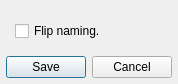
<?xml version="1.0" encoding="UTF-8"?>
<ui version="4.0">
 <class>NamingDialog</class>
 <widget class="QDialog" name="NamingDialog">
  <property name="geometry">
   <rect>
    <x>0</x>
    <y>0</y>
    <width>168</width>
    <height>82</height>
   </rect>
  </property>
  <property name="windowTitle">
   <string>Naming Options - DuskScreen</string>
  </property>
  <layout class="QVBoxLayout" name="verticalLayout">
   <property name="leftMargin">
    <number>6</number>
   </property>
   <property name="topMargin">
    <number>6</number>
   </property>
   <property name="rightMargin">
    <number>6</number>
   </property>
   <property name="bottomMargin">
    <number>6</number>
   </property>
   <item>
    <widget class="QWidget" name="container" native="true">
     <layout class="QVBoxLayout" name="verticalLayout_11">
      <property name="leftMargin">
       <number>9</number>
      </property>
      <property name="topMargin">
       <number>9</number>
      </property>
      <property name="rightMargin">
       <number>9</number>
      </property>
      <property name="bottomMargin">
       <number>9</number>
      </property>
      <item>
       <widget class="QStackedWidget" name="stack">
        <property name="currentIndex">
         <number>1</number>
        </property>
        <widget class="QWidget" name="numericStackPage">
         <property name="sizePolicy">
          <sizepolicy hsizetype="Ignored" vsizetype="Ignored">
           <horstretch>0</horstretch>
           <verstretch>0</verstretch>
          </sizepolicy>
         </property>
         <layout class="QGridLayout" name="namePageLayout">
          <property name="leftMargin">
           <number>0</number>
          </property>
          <property name="topMargin">
           <number>0</number>
          </property>
          <property name="rightMargin">
           <number>0</number>
          </property>
          <property name="bottomMargin">
           <number>0</number>
          </property>
          <item row="0" column="0">
           <widget class="QLabel" name="leadingZerosLabel">
            <property name="text">
             <string>Leading zeros:</string>
            </property>
           </widget>
          </item>
          <item row="0" column="1">
           <widget class="QSpinBox" name="leadingZerosSpinBox">
            <property name="buttonSymbols">
             <enum>QAbstractSpinBox::PlusMinus</enum>
            </property>
            <property name="suffix">
             <string notr="true"/>
            </property>
            <property name="minimum">
             <number>0</number>
            </property>
            <property name="maximum">
             <number>25</number>
            </property>
            <property name="value">
             <number>0</number>
            </property>
           </widget>
          </item>
          <item row="0" column="2">
           <spacer name="horizontalSpacer_2">
            <property name="orientation">
             <enum>Qt::Horizontal</enum>
            </property>
            <property name="sizeHint" stdset="0">
             <size>
              <width>40</width>
              <height>20</height>
             </size>
            </property>
           </spacer>
          </item>
         </layout>
        </widget>
        <widget class="QWidget" name="dateStackPage">
         <property name="sizePolicy">
          <sizepolicy hsizetype="Ignored" vsizetype="Ignored">
           <horstretch>0</horstretch>
           <verstretch>0</verstretch>
          </sizepolicy>
         </property>
         <layout class="QGridLayout" name="gridLayout_3">
          <property name="leftMargin">
           <number>0</number>
          </property>
          <property name="topMargin">
           <number>0</number>
          </property>
          <property name="rightMargin">
           <number>0</number>
          </property>
          <property name="bottomMargin">
           <number>0</number>
          </property>
          <property name="horizontalSpacing">
           <number>0</number>
          </property>
          <item row="1" column="2">
           <widget class="QLabel" name="dateHelpLabel">
            <property name="font">
             <font>
              <pointsize>10</pointsize>
             </font>
            </property>
            <property name="styleSheet">
             <string notr="true">margin-left: 4px</string>
            </property>
            <property name="text">
             <string notr="true"> &lt;a href=&quot;https://duskscreen.myggiz.net/help#date&quot;&gt;[?]&lt;/a&gt;</string>
            </property>
            <property name="alignment">
             <set>Qt::AlignCenter</set>
            </property>
           </widget>
          </item>
          <item row="0" column="3">
           <spacer name="horizontalSpacer">
            <property name="orientation">
             <enum>Qt::Horizontal</enum>
            </property>
            <property name="sizeHint" stdset="0">
             <size>
              <width>1</width>
              <height>1</height>
             </size>
            </property>
           </spacer>
          </item>
          <item row="0" column="0">
           <widget class="QLabel" name="dateFormatLabel">
            <property name="text">
             <string>Date Format:</string>
            </property>
           </widget>
          </item>
          <item row="1" column="0">
           <widget class="QComboBox" name="dateFormatComboBox">
            <property name="editable">
             <bool>true</bool>
            </property>
            <item>
             <property name="text">
              <string notr="true">yyyy-MM-dd</string>
             </property>
            </item>
            <item>
             <property name="text">
              <string notr="true">yyyy-MM-dd HH.mm.ss</string>
             </property>
            </item>
            <item>
             <property name="text">
              <string>ddd MMMM d yy</string>
             </property>
            </item>
            <item>
             <property name="text">
              <string>dddd d of MMMM</string>
             </property>
            </item>
           </widget>
          </item>
          <item row="2" column="0">
           <widget class="QLabel" name="datePreviewLabel">
            <property name="text">
             <string notr="true"/>
            </property>
           </widget>
          </item>
         </layout>
        </widget>
        <widget class="QWidget" name="timestampStackPage">
         <property name="sizePolicy">
          <sizepolicy hsizetype="Ignored" vsizetype="Ignored">
           <horstretch>0</horstretch>
           <verstretch>0</verstretch>
          </sizepolicy>
         </property>
        </widget>
       </widget>
      </item>
      <item>
       <widget class="QCheckBox" name="flipNamingCheckBox">
        <property name="text">
         <string>Flip naming.</string>
        </property>
       </widget>
      </item>
     </layout>
    </widget>
   </item>
   <item>
    <widget class="QDialogButtonBox" name="buttonBox">
     <property name="orientation">
      <enum>Qt::Horizontal</enum>
     </property>
     <property name="standardButtons">
      <set>QDialogButtonBox::Cancel|QDialogButtonBox::Save</set>
     </property>
    </widget>
   </item>
  </layout>
 </widget>
 <resources/>
 <connections>
  <connection>
   <sender>buttonBox</sender>
   <signal>accepted()</signal>
   <receiver>NamingDialog</receiver>
   <slot>accept()</slot>
   <hints>
    <hint type="sourcelabel">
     <x>248</x>
     <y>254</y>
    </hint>
    <hint type="destinationlabel">
     <x>157</x>
     <y>274</y>
    </hint>
   </hints>
  </connection>
  <connection>
   <sender>buttonBox</sender>
   <signal>rejected()</signal>
   <receiver>NamingDialog</receiver>
   <slot>reject()</slot>
   <hints>
    <hint type="sourcelabel">
     <x>316</x>
     <y>260</y>
    </hint>
    <hint type="destinationlabel">
     <x>286</x>
     <y>274</y>
    </hint>
   </hints>
  </connection>
 </connections>
</ui>
